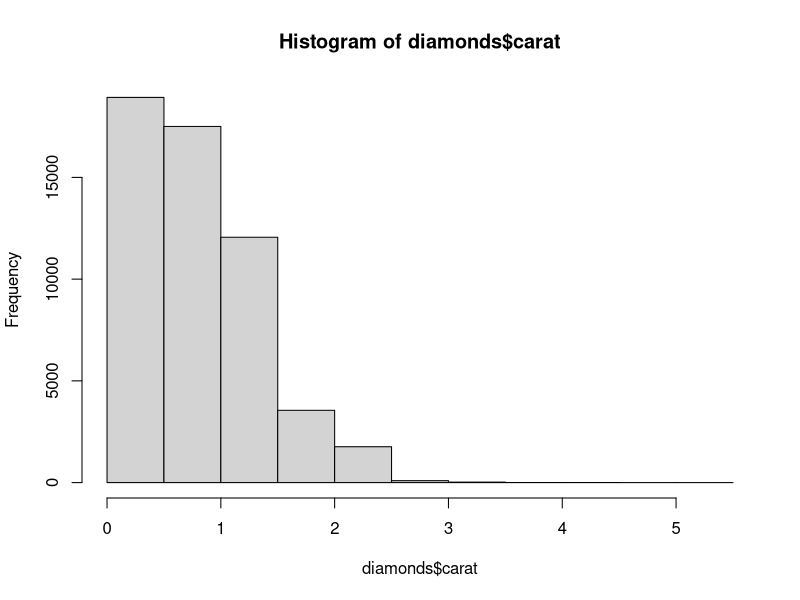
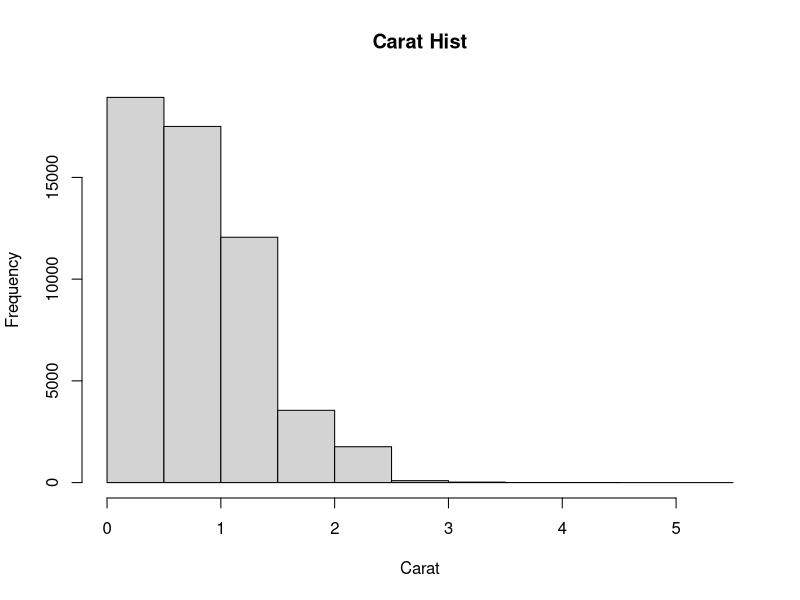
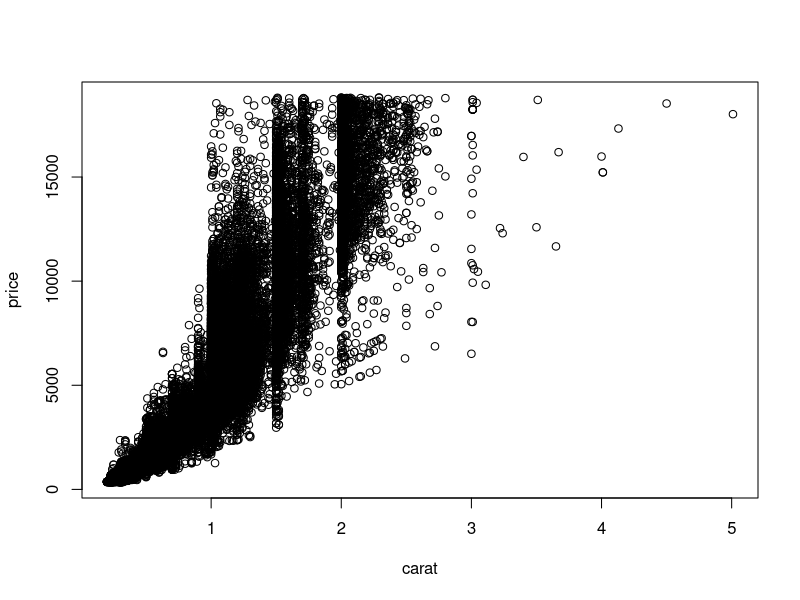
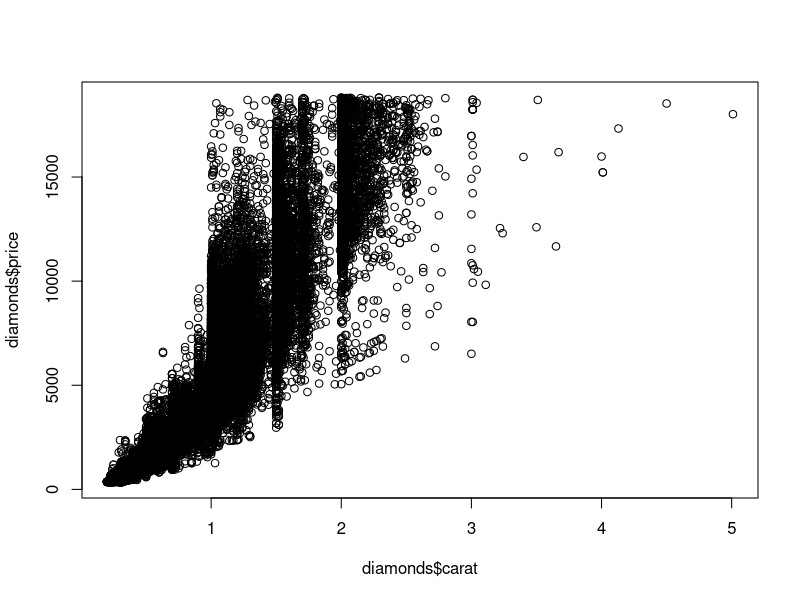
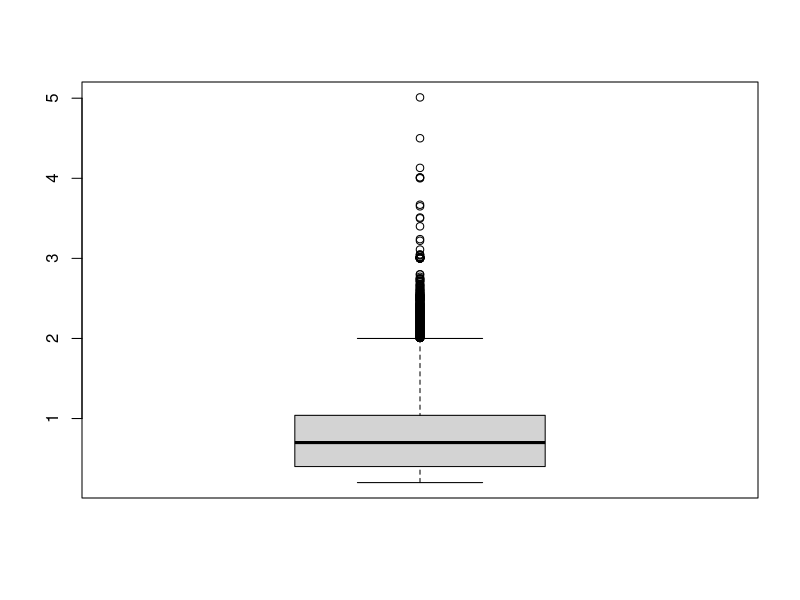

Recreate these plots in R, in order. (Note: this script raises an error after producing the figures.)
# visualize
require(ggplot2)
library(ggplot2)

data()
head(diamonds)
summary(diamonds)
str(diamonds) # structure

hist(diamonds$carat) # histogram
hist(diamonds$carat, main = "Carat Hist", xlab = "Carat")
plot(price~carat, data=diamonds)
plot(diamonds$carat, diamonds$price)
boxplot(diamonds$carat)
ggplot(data=diamods) + geom_histogram(aes(x=carat))
